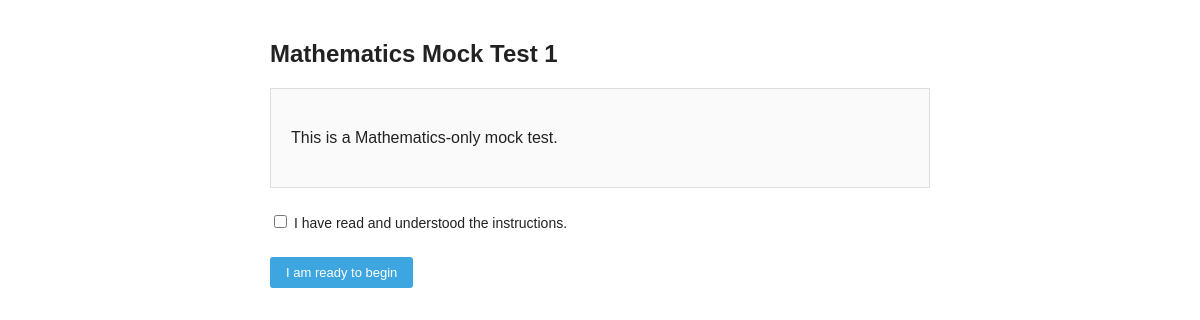
Page /test/1/instructions/ (signed in) on the committed database.
### exams/models.py (models this page shows, shortened)
class Test(models.Model):
    title = models.CharField(max_length=255)
    system_name = models.CharField(
        max_length=50, default='C001',
        help_text="Short code shown top-left on login screen, e.g. C001"
    )
    duration_minutes = models.PositiveIntegerField(
        default=180, validators=[MinValueValidator(1)],
        help_text="Total test duration in minutes"
    )
    instructions = models.TextField(
        blank=True,
        help_text="Shown on the instructions page before the test starts"
    )
    is_active = models.BooleanField(default=True)
    created_at = models.DateTimeField(auto_now_add=True)
    class Meta:
        ordering = ['-created_at']

### exams/views.py (the view)
# urls.py: path('test/<int:test_id>/instructions/', views.test_instructions, name='test_instructions'),
@login_required
def test_instructions(request, test_id):
    test = get_object_or_404(Test, id=test_id, is_active=True)
    return render(request, 'exams/instructions.html', {'test': test})

### exams/templates/exams/instructions.html (shortened to what this page needs)
{% extends 'exams/base.html' %}
{% block content %}
<div class="instructions-page">
    <h2>{{ test.title }}</h2>
    <div class="instructions-box">
        {% if test.instructions %}
            {{ test.instructions|linebreaks }}
        {% endif %}
    </div>
    <form method="get" action="{% url 'start_test' test.id %}">
        <label class="agree-row">
            <input type="checkbox" required> I have read and understood the instructions.
        </label>
        <button type="submit" class="btn-start">I am ready to begin</button>
    </form>
</div>
{% endblock %}

### static/css/style.css (style rules this page uses)
* { box-sizing: border-box; }
body { margin: 0; font-family: Arial, Helvetica, sans-serif; background: #fff; color: #222; }
.btn-start { display: inline-block; margin-top: 10px; background: #3da5e0; color: #fff; padding: 8px 16px; text-decoration: none; border-radius: 3px; font-size: 13px; border: none; cursor: pointer; }
.instructions-page { max-width: 700px; margin: 40px auto; padding: 0 20px; }
.instructions-box { border: 1px solid #ddd; background: #fafafa; padding: 20px; margin: 16px 0 24px; line-height: 1.6; }
.agree-row { display: block; margin-bottom: 16px; font-size: 14px; }

### rows in the picture
Test: title "Mathematics Mock Test 1", instructions "This is a Mathematics-only mock test."
